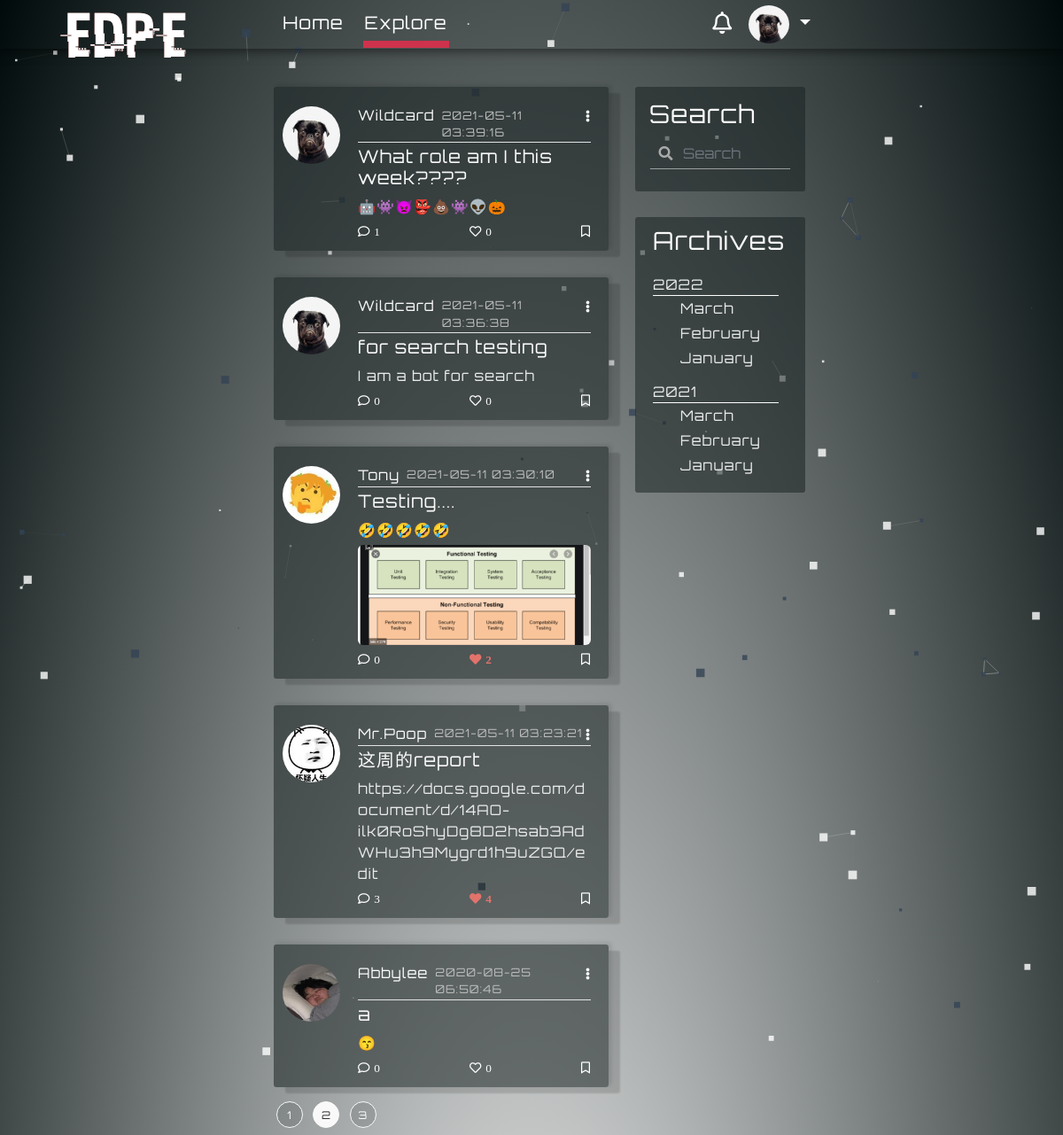
Screenshot of /explore?page=2 (signed in) with the database file from the repository.
### myBlogApp/models.py (models this page shows, shortened)
class User(UserMixin, db.Model):
    id = db.Column(db.Integer, primary_key=True)
    username = db.Column(db.String(64), index=True, unique=True)
    email = db.Column(db.String(120), index=True, unique=True)
    image_file = db.Column(db.String(200), default='default.png')
    password_hash = db.Column(db.String(128))
    about_me = db.Column(db.String(140))
    last_seen = db.Column(db.DateTime, default=datetime.utcnow())
    posts = db.relationship('Post', backref='author', foreign_keys='Post.user_id', lazy=True)
    comments = db.relationship('Comment', backref='c_author', foreign_keys='Comment.author_id', lazy='dynamic')
    followed = db.relationship(
        'User', secondary=followers,
        primaryjoin=(followers.c.follower_id == id),
        secondaryjoin=(followers.c.followed_id == id),
        backref=db.backref('followers', lazy='dynamic'), lazy='dynamic')
    liked = db.relationship('Like_Post', foreign_keys='Like_Post.liked_user_id', backref='liked_author', lazy='dynamic')
    message_sent = db.relationship('Message', foreign_keys='Message.sender_id', backref='author', lazy='dynamic')
    message_received = db.relationship('Message', foreign_keys='Message.recipient_id', backref='recipient', lazy='dynamic')
    last_message_read_time = db.Column(db.DateTime)
    notifications = db.relationship('Notification', foreign_keys='Notification.notification_user_id',
                                    backref='notification_user', lazy='dynamic')
    def new_messages(self):
        last_read_time = self.last_message_read_time or datetime(1900, 1, 1)
        return Message.query.filter_by(recipient=self).filter(Message.timestamp > last_read_time).count()
    def has_liked_post(self, post):
        return Like_Post.query.filter(
            Like_Post.liked_user_id == self.id,
            Like_Post.liked_post_id == post.id).count() > 0

class SearchableMixin(object):
    @classmethod
    def before_commit(cls, session):
        session._changes = {
            'add': list(session.new),
            'update': list(session.dirty),
            'delete': list(session.deleted)
        }
    @classmethod
    def after_commit(cls, session):
        for obj in session._changes['add']:
            if isinstance(obj, SearchableMixin):
                add_to_index(obj.__tablename__, obj)
        for obj in session._changes['update']:
            if isinstance(obj, SearchableMixin):
                add_to_index(obj.__tablename__, obj)
        for obj in session._changes['delete']:
            if isinstance(obj, SearchableMixin):
                remove_from_index(obj.__tablename__, obj)
        session._changes = None

class Post(SearchableMixin, db.Model):
    __searchable__ = ['body']
    id = db.Column(db.Integer, primary_key=True)
    title = db.Column(db.String(100))
    body = db.Column(db.String(140))
    post_picture = db.Column(db.String(200))
    timestamp = db.Column(db.DateTime, index=True, default=datetime.utcnow)
    user_id = db.Column(db.Integer, db.ForeignKey('user.id'))
    comment = db.relationship('Comment', backref='post', foreign_keys='Comment.post_id', lazy='dynamic')
    comment_num = db.Column(db.Integer, default=0)
    likes = db.relationship('Like_Post', backref='l_post', lazy='dynamic')

### myBlogApp/routes.py (the view)
@app.route('/explore')
@login_required
def explore():
    page = request.args.get('page', 1, type=int)
    posts = Post.query.order_by(Post.timestamp.desc()).paginate(page=page, per_page=5)
    return render_template('explore.html', title='Explore', posts=posts)

### myBlogApp/form.py
class SearchForm(FlaskForm):
    q = StringField('Search', validators=[DataRequired()])
    def __init__(self, *args, **kwargs):
        if 'formdata' not in kwargs:
            kwargs['formdata'] = request.args
        if 'csrf_enabled' not in kwargs:
            kwargs['csrf_enabled'] = False
        super(SearchForm, self).__init__(*args, **kwargs)

### myBlogApp/models.py (called while the page is built)
@login.user_loader
def load_user(id):
    return User.query.get(int(id))

### myBlogApp/routes.py (called while the page is built)
@app.before_request
def before_request():
    if current_user.is_authenticated:
        current_user.last_seen = datetime.utcnow()
        db.session.commit()
        g.search_form = SearchForm()

### myBlogApp/templates/explore.html (shortened to what this page needs)
{% extends 'base.html' %}
{% block content %}
    {% for post in posts.items %}
    <article class="media content-section border-width-control index-check index-check-explore art-link">
        <a class="mr-1"href="{{ url_for('user_posts', username=post.author.username) }}">
            <img alt="avatar" class="rounded-circle article-img" src="{{ url_for('static', filename = 'profile/' + post.author.image_file) }}"></a>
        <div class="media-body">
            <div class="article-metadata space-control">
                <a class="mr-2" href="{{ url_for('user_posts', username=post.author.username) }}">{{ post.author.username }}</a>
                <small class=" small-margin-control">{{ post.timestamp.strftime('%Y-%m-%d %T') }}</small>
                <div class="dropdown">
                     <a class="comment-color dropdown-toggle toggle-remove", id="navbarDropdownMenuLink2" data-toggle="dropdown" aria-haspopup="true" aria-expanded="false" href="#"><i class="fas fa-ellipsis-v immune-click"></i></a>
                </div>
            </div>
            <h5><a class="article-title" href="{{ url_for('post', post_id = post.id) }}">{{ post.title }}</a></h5>
            <p class="article-content">{{ post.body }}</p>
            {% if post.post_picture %}
                <img class="post-pic-margin immune-click post-pic" src=" {{ url_for('static', filename = 'post_pictures/' + post.post_picture) }}" alt="profile image">
            {% endif %}
            <div class="article-metadata pm-control check-index-for-like-explore space-control">
                <a class="comment-color" id="addComments-home" data-toggle="modal" data-target="#exampleModalCenter2" rel="6"  href="{{ url_for('addComments', post_id= post.id) }}"><i class="far fa-comment i-margin-control immune-click">{{ post.comment_num }}</i></a>
            {% if current_user.has_liked_post(post)%}
                <a class="comment-color unlike-link-home" id="ul_l" rel="{{ url_for('unlike', post_id = post.id) }}" href="javascript:"><i class="fas fa-heart i-margin-control i-color-change i-like immune-click">{{post.likes.count()}}</i></a>
            {% else %}
                <a class="comment-color like-link-home " id="l_l" rel="{{ url_for('like', post_id = post.id) }}" href="javascript:"><i class="far fa-heart i-margin-control i-like immune-click">{{post.likes.count()}}</i></a>
            {% endif %}
                <a class="comment-color" href="#"><i class="far fa-bookmark immune-click"></i></a>
            </div>
        </div>
    </article>
    {% endfor %}
    {% for page_num in posts.iter_pages(left_edge=1, right_edge=1, left_current=1, right_current=2) %}
        {% if page_num %}
            {% if posts.page == page_num %}
            <a class="btn pagination-style pagination-active-style" href="{{ url_for('explore', page= page_num) }}">{{ page_num }}</a>
            {% else %}
            <a class="btn pagination-style" href="{{ url_for('explore', page= page_num) }}">{{ page_num }}</a>
            {% endif %}
        {% else %}
            ...
        {% endif %}
    {% endfor %}
{% endblock content %}

### myBlogApp/templates/navbar.html (shortened to what this page needs)
<nav class="navbar fixed-top navbar-expand-lg scrolling-navbar font-control">
    <div class="collapse navbar-collapse" id="navbarSupportedContent">
      <a class="navbar-brand nav-margin-control logo-style" href="{{ url_for('home') }}"><div class="logo-font glitch-effect" data-text="EDPE">EDPE</div> </a>
      <ul class="navbar-nav mr-auto">
        <li class="nav-item active">
          <a class=" hover-control link-control padding-control" id="homeLink" href={{ url_for("home")}}>Home</a>
        </li>
        <li class="nav-item">
          <a class=" hover-control link-control padding-control" id="exploreLink" href={{ url_for("explore")}}>Explore</a>
        </li>
      </ul>
      {% if current_user.is_anonymous %}
          <a class="btn btn-outline-white btn-outline login-button-margin-control js-anchor1"  data-toggle="modal" data-backdrop="false" data-target="#modalForLogin" href="{{ url_for('login')}}">login</a>
      {% else %}
        <a href='{{url_for('messages')}}' class="notification">
          <i class="far fa-bell bell-size"></i>
            {% set new_messages = current_user.new_messages() %}
        </a>
      {% endif %}
        <div>
        {% if current_user.is_anonymous %}
            <a class="btn btn-outline-white btn-outline signup-button-margin-control js-anchor2"  data-toggle="modal" data-target="#exampleModalCenter1"  data-backdrop="false" href="{{ url_for('register')}}">Sign Up</a>
        {% else %}
            <ul class="navbar-nav" id="nav">
                <li class="nav-item dropdown">
                    <a class="nav-link dropdown-toggle" href="#" id="navbarDropdownMenuLink1" role="button" data-toggle="dropdown" aria-haspopup="true" aria-expanded="false" >
                      {% if current_user.is_anonymous %}
                        <img alt="default avatar" class="rounded-circle avatar" src="{{  url_for('static', filename='profile/default.png' )}}">
                        {% else %}
                       <img alt="avatar" class="rounded-circle avatar" src="{{  url_for('static', filename='profile/' + current_user.image_file)}}">
                        {% endif %}
                    </a>
                </li>
             </ul>
        {% endif %}
        </div>
    </div>
</nav>

### myBlogApp/static/temp212.css (style rules this page uses)
:root { --input-padding-x: 1.5rem; --input-padding-y: 0.75rem; }
a { color: #f9f9f9; }
html { overflow: auto; height: 100%; }
p { margin-bottom: 0; }
.border-width-control { box-shadow: 13px 7px 2px 0 rgba(0, 0, 0, 0.14), -1px 0 1px -2px rgba(0, 0, 0, 0.2), 3px -2px 5px 0 rgba(0, 0, 0, 0.12); }
.form-control-change { background-image: linear-gradient(0deg, #fdca47 2px,rgba(0,150,136,0) 0),linear-gradient(0deg, #ffffff8c 1px,transparent 0); }
.form-control-change { background-repeat: no-repeat; background-position-x: center, 50%; background-position-y: bottom, calc(100% - 1px); background-size: 0 100%,100% 100%; border: 0; transition: background 0s ease-out; padding-left: 0; padding-right: 0; }
.form-control { color: #FFFFFF8c; }
.logo-font { font-family: hackedregular, sans-serif; font-size: 6vw; }
.glitch-effect::before,.glitch-effect::after { content: attr(data-text); position: absolute; top: 0; left: 0; width: 100%; height: 100%; z-index: -1; }
.glitch-effect::before { color: #333333; animation: glitch-effect 3s infinite; }
.glitch-effect::after { color: #b96760; animation: glitch-effect 2s infinite; }

### myBlogApp/static/nav84.css (style rules this page uses)
.navbar { background: transparent; box-shadow: 0 2px 11px 1px rgba(0,0,0,0.5); padding: 6px 20px; }
.link-control { position: relative; text-decoration: none }
.padding-control { bottom: 2px; padding-bottom: 8px; padding-right: 2px; padding-left: 2px; margin-right: 20px; color: #fff; }
.page-on { border: 0 solid #ce324c ; border-bottom-width: 8px; }
.link-control:before { content: ""; position: absolute; width: 100%; height: 8px; bottom: -8px; left: 0; background-color: #ce324c ; visibility: hidden; -webkit-transform: scaleX(0); transform: scaleX(0); -webkit-transition: all 0.3s ease-in-out 0s; transition: all 0.3s ease-in-out 0s; }
.font-control { font-size: 20px; }
.nav-link { color: white; padding-top: 0; padding-bottom: 0; }
.navbar-brand { color: white; }
.avatar { height: 43px; width: 46px; }
.nav-margin-control { font-size: 25px!important; margin: 0 1rem auto 0; padding-top: 0!important; }
@media (min-width: 992px) { .navbar-expand-lg .navbar-collapse { margin: 0 auto; max-width: 53%; padding-left: 20px; } }
.bottom-margin-changes { margin-bottom: 10px!important; }
.toggle-remove:after { content: none!important; }
.logo-style { position: absolute; z-index: 10000; left: 6%; top: -20%; }
.notification { color: white; text-decoration: none; padding: 0 10px; position: relative; display: inline-block; border-radius: 2px; }
.bell-size { font-size: 25px; }

### myBlogApp/static/search3.css (style rules this page uses)
.has-search .form-control { padding-left: 2.375rem; padding-right:10px; background-color: transparent; }

### rows the page displays
User: image_file (picture)
Post: image_file (picture), author.username "Wildcard", timestamp "2021-05-11 03:39:16", title "What role am I this week????", body "🤖👾👿👺💩👾👽🎃", comment_num "1", likes.count "0"
Post: image_file (picture), author.username "Wildcard", timestamp "2021-05-11 03:36:38", title "for search testing", body "I am a bot for search", comment_num "0", likes.count "0"
Post: image_file (picture), author.username "Tony", timestamp "2021-05-11 03:30:10", title "Testing....", body "🤣🤣🤣🤣🤣", post_picture (picture), comment_num "0", likes.count "2"
Post: image_file (picture), author.username "Mr.Poop", timestamp "2021-05-11 03:23:21", title "这周的report", body "https://docs.google.com/document/d/14AO-ilk0RoShyDg8D2hsab3AdWHu3h9Mygrd1h9uZGQ/edit", comment_num "3", likes.count "4"
Post: image_file (picture), author.username "Abbylee", timestamp "2020-08-25 06:50:46", title "a", body "😙", comment_num "0", likes.count "0"

### other values shown
{{ page_num }} "1" "3"
{{ page_num }} "2"
